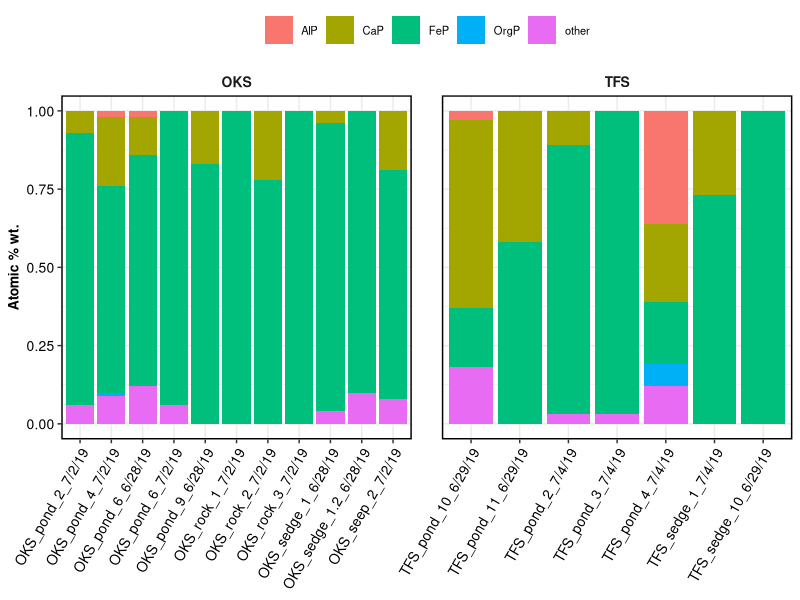

Write R code to recreate this figure.
#MJBERENS
#January 20 2023

#Geochemical analysis of field samples

#Load libraries and set directory
library(dplyr)
library(tidyr)
library(ggplot2)
library(magrittr)
setwd("~/Documents/Toolik_FeP_Herndon")

#General plot formatting
theme_mb1 <- function() {  # this for all the elements common across plots
  theme_bw() %+replace%
    theme(legend.position = "top",
          legend.key=element_blank(),
          legend.title = element_blank(),
          legend.text = element_text(size = 8),
          legend.key.size = unit(1.5, 'lines'),
          panel.border = element_rect(color="black",size=1, fill = NA),
          plot.title = element_text(hjust = 0.5, size = 10),
          plot.subtitle = element_text(hjust = 0.5, size = 10, lineheight = 1.5),
          axis.text = element_text(size = 10, color = "black"),
          axis.title = element_text(size = 10, face = "bold", color = "black"),
          
          # formatting for facets
          panel.background = element_blank(),
          strip.background = element_rect(colour="white", fill="white"), #facet formatting
          panel.spacing.x = unit(1.5, "lines"), #facet spacing for x axis
          panel.spacing.y = unit(1.5, "lines"), #facet spacing for x axis
          strip.text.x = element_text(size=10, face="bold"), #facet labels
          strip.text.y = element_text(size=10, face="bold", angle = 270) #facet labels
    )
}

FeP_P_EXAFS <- read.csv("data/Toolik_FeP_P_EXAFS_data.csv")

P_EXAFS_calcs <-
  FeP_P_EXAFS %>%
  mutate(CaP = P_CaHPO4 + HydAp,
         FeP = P_ads_ferrihydrite + P_goethite_PO4,
         AlP = P_ads_AlOH3, AlPO4,
         OrgP = P_ATP + PhyAc,
         other = 1- (CaP+FeP+AlP+OrgP))


filtered_P_EXAFS <- P_EXAFS_calcs %>%
  select(-c(rfactor:scaleby)) %>%
  mutate(cleanID = paste(area,site,plot,date, sep = "_")) 


filtered_P_EXAFS %>%
  pivot_longer(c("CaP":"other"), names_to = "name", values_to = "value") %>%
  ggplot(aes(x = cleanID, y = value, fill = name)) +
  geom_bar(stat = "identity", position = "stack") +
  facet_grid(~area, scales = "free_x") +
  theme_mb1()+
  theme(axis.text.x = element_text(angle = 60, hjust = 1)) +
  labs(x = NULL, y = "Atomic % wt.")

